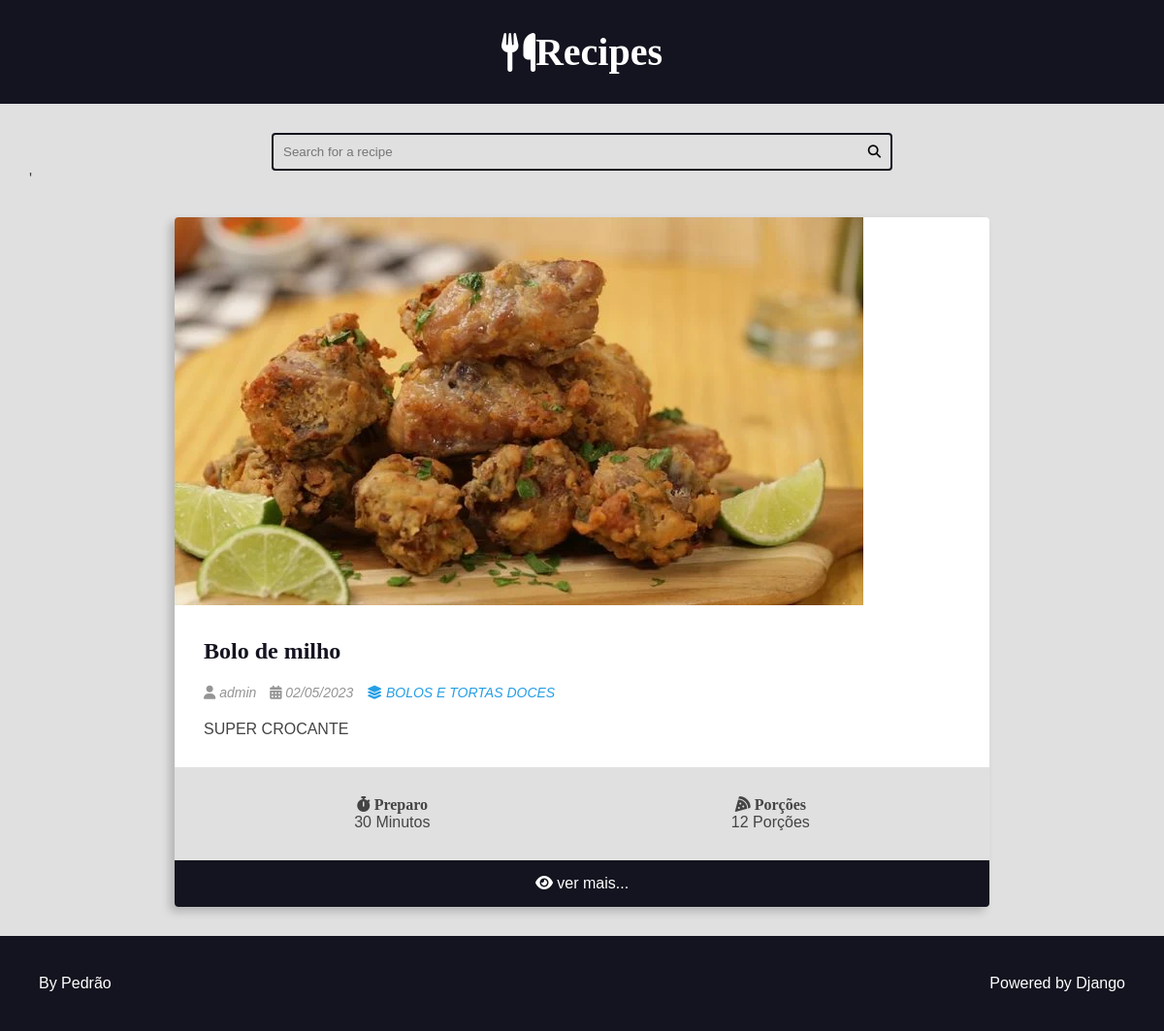
The page /recipes/17/ on the database its author committed.
### recipes/models.py (models this page shows, shortened)
class Recipe(models.Model):
    title = models.CharField(max_length=65)
    description = models.CharField(max_length=165)
    slug = models.SlugField(unique=True)
    preparation_time = models.IntegerField()
    preparation_time_unit = models.CharField(max_length=65)
    servings = models.IntegerField()
    servings_unit = models.CharField(max_length=65)
    preparation_steps = models.TextField()
    prepare_stes_is_html = models.BooleanField(default=False)
    created_at = models.DateField(auto_now_add=True)
    updated_at = models.DateField(auto_now=True)
    is_published = models.BooleanField(default=False)
    cover = models.ImageField(upload_to='recipes/cover/%Y/%m/%d', blank=True, default='')  # noqa: E501
    category = models.ForeignKey(Category, on_delete=models.SET_NULL, null=True, blank=True, default=None)  # noqa: E501
    author = models.ForeignKey(User, on_delete=models.SET_NULL, null=True)

class Category(models.Model):
    title = models.CharField(max_length=65)
    def __str__(self):
        return self.title

### recipes/views.py (the view)
# urls.py: path('', include('recipes.urls')),
def recipes(request, id):
    recipe = get_object_or_404(Recipe, pk=id, is_published=True)
    return render(request, 'recipes.html', context={
        'recipe': recipe,
        'is_detail_page': True,
        })

### recipes/templates/recipes.html (shortened to what this page needs)
{% extends 'base.html' %}
{% block content %}
    {% include "search.html" %}
    <main class="main-content-container">
        <div class="main-content main-content-detail container">
            {% include "card.html" %}
        </div>
    </main>
{% endblock content %}

### recipes/templates/card.html
<div class="recipe recipe-list-item">
    {% if recipe.cover %}
        <div class="recipe-cover">
            <a href=" {% url 'recipes:recipe' recipe.id %}">
                <img src="{{ recipe.cover.url }}" alt="Temporário">
            </a>
        </div>
    {% endif %}
    <div class="recipe-title-container">
        <h2 class="recipe-title">
            <a href="{% url 'recipes:recipe' recipe.id %}">
                {{ recipe.title }}
            </a>
        </h2>
    </div>
    <div class="recipe-author">
        <span class="recipe-author-item">
            <i class="fas fa-user"></i>
            {% if recipe.author is not None %}
                {% if recipe.author.firstname %}
                    {{ recipe.author.first_name }} {{recipe.author.last_name}}
                {% else %}
                    {{recipe.author.username}}
                {% endif %}
            {% else %}
                    Desconhecido
            {% endif %}
        </span>
        <span class="recipe-author-item">
            <i class="fas fa-calendar-alt"></i>
            {{ recipe.created_at|date:"d/m/Y" }}
        </span>
        {% if recipe.category is not None %}
            <span class="recipe-author-item">
                <a href="{% url 'recipes:category' recipe.category.id %}">
                    <i class="fas fa-layer-group"></i>
                    <span>{{recipe.category}}</span>
                </a>
            </span>
        {% endif %}
    </div>
    <div class="recipe-content">
        <p>{{ recipe.description}}</p>
    </div>
    <div class="recipe-meta-container">
        <div class="recipe-meta recipe-preparation">
            <h3 class="recipe-meta-title"><i class="fas fa-stopwatch"></i> Preparo</h3>
            <div class="recipe-meta-text">
                {{recipe.preparation_time }} Minutos
            </div>
        </div>
        <div class="recipe-meta recipe-servings">
            <h3 class="recipe-meta-title"><i class="fas fa-pizza-slice"></i> Porções</h3>
            <div class="recipe-meta-text">
                {{ recipe.servings }} Porções
            </div>
        </div>
    </div>
    <footer class="recipe-footer">
        <a class="recipe-read-more button button-dark button-full-width" href=" {% url 'recipes:recipe' recipe.id %}">
            <i class="fas fa-eye"></i>
            <span>ver mais...</span>
        </a>
    </footer>
</div>

### recipes/static/css/styles.css (style rules this page uses)
:root { --color-primary: #269fe6; --color-primary-hover: #2086c2; --color-primary-dark: #13141f; --color-primary-dark-hover: #212336; --color-primary-light: #d4ecfa; --color-primary-light-hover: #bdd8e7; --color-white: #fff; --color-black: #000; --color-dark-text: #444; --color-info-light: #cce5ff; --color-debug-light: #cce5ff; --color-success-light: #d4edda; --color-alert-light: #fff3cd; --color-warning-light: #fff3cd; --color-error-light: #f8d7da; --color-info-dark: #4d86c4; --color-debug-dark: #4d86c4; --color-success-dark: #4a9c5d; --color-alert-dark: #927f40; --color-warning-dark: #927f40; --color-error-dark: #da525d; --color-gray-0: #f9f9f9; --color-gray-1: #e0e0e0; --color-gray-2: #c7c7c7; --color-gray-3: #aeaeae; --color-gray-4: #959595; --color-gray-5: #7d7d7d; --color-gray-6: #646464; --color-gray-7: #4b4b4b; --color-gray-8: #323232; --color-gray-9: #191919; --font-primary: sans-serif; --font-headings: 'Roboto Slab', serif; --spacing-gutter-medium: 3rem; --spacing-gutter-large: 4rem; }
* { padding: 0; margin: 0; box-sizing: border-box; }
html { font-size: 62.5%; }
body { font-size: 1.6rem; font-family: var(--font-primary); background: var(--color-gray-1); color: var(--color-dark-text); }
h1, h2, h3, h4, h5, h6 { font-family: var(--font-headings); }
img { max-width: 100%; }
a { color: var(--color-primary); text-decoration: none; }
.container { max-width: 144rem; margin: 0 auto; padding: var(--spacing-gutter-medium); }
.main-content { padding-top: 0; }
.recipe { background: var(--color-white); box-shadow: -5px 5px 10px rgba(0, 0, 0, 0.2); transform: scale(1); transition: all 300ms ease-in-out; border-radius: 0.4rem; overflow: hidden; }
.recipe img { max-width: 100%; }
.recipe-list-item { max-width: 64rem; height: fit-content; }
.recipe-title-container { padding: var(--spacing-gutter-medium); padding-bottom: 2rem; }
.recipe-title-container a { text-decoration: none; color: var(--color-primary-dark); }
.recipe-author { padding: 0 var(--spacing-gutter-medium); }
.recipe-content { padding: var(--spacing-gutter-medium); padding-top: 2rem; }
.recipe-author-item { color: var(--color-gray-4); margin-right: 1rem; font-style: italic; font-size: 1.4rem; }
.recipe-author a { color: var(--color-primary); transition: all 300ms ease-in-out; text-decoration: none; }
.recipe-meta-container { display: flex; flex-flow: row wrap; padding: var(--spacing-gutter-medium); background: var(--color-gray-1); }
.recipe-meta { display: flex; flex-flow: column nowrap; flex-shrink: 1; flex-grow: 1; text-align: center; }
.recipe-meta-title { font-size: 1.6rem; }
.recipe-footer a { background: var(--color-primary-dark); display: block; color: var(--color-white); text-decoration: none; text-align: center; padding: 1.5rem var(--spacing-gutter-medium); transition: all 300ms ease-in-out; }
.main-content-detail .recipe-list-item { max-width: 84rem; margin: 0 auto; }

### rows shown on the page
Recipe: cover (picture), title "Bolo de milho", author.username "admin", created_at "02/05/2023", category "BOLOS E TORTAS DOCES", description "SUPER CROCANTE", preparation_time "30", servings "12"
